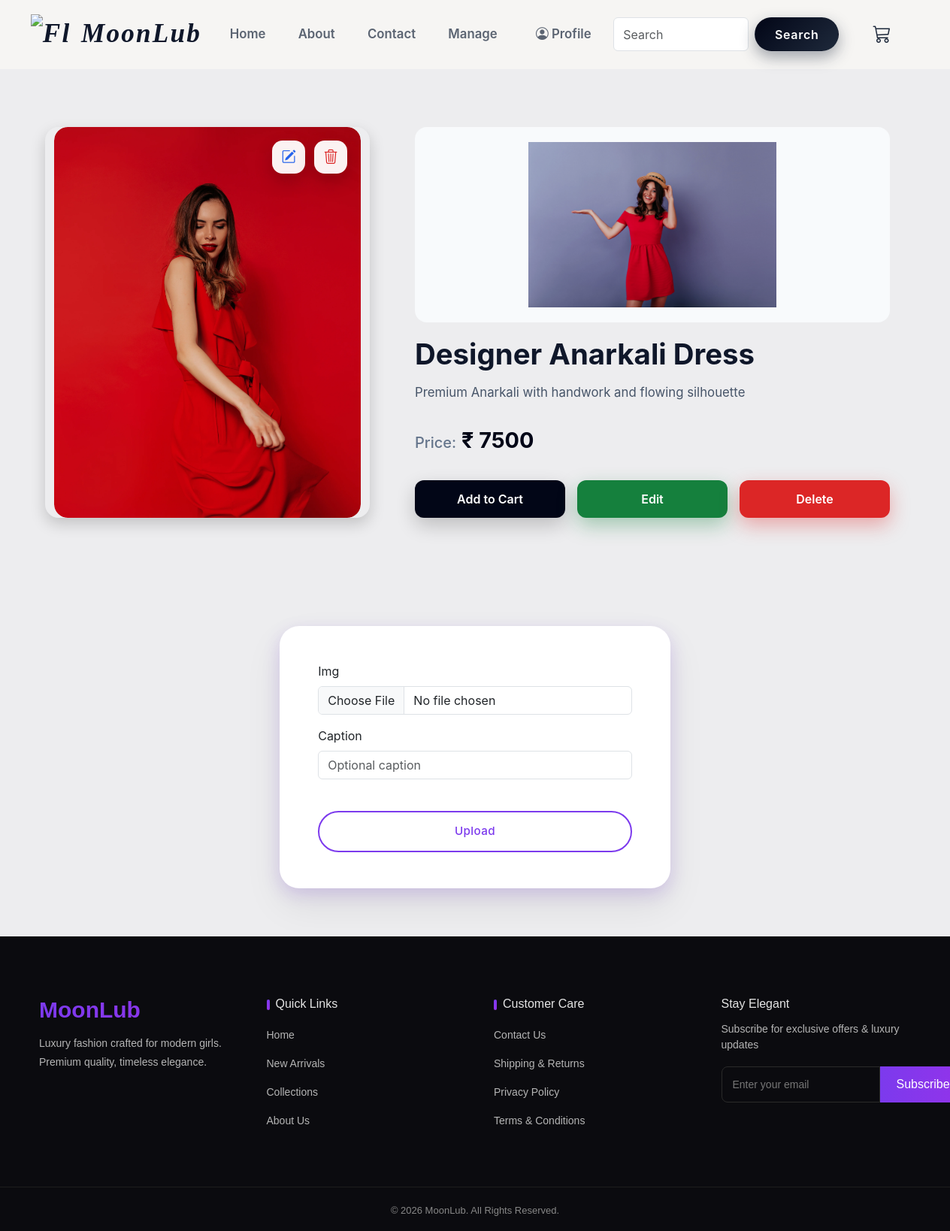
The page /products/2/ on the database as committed earlier.
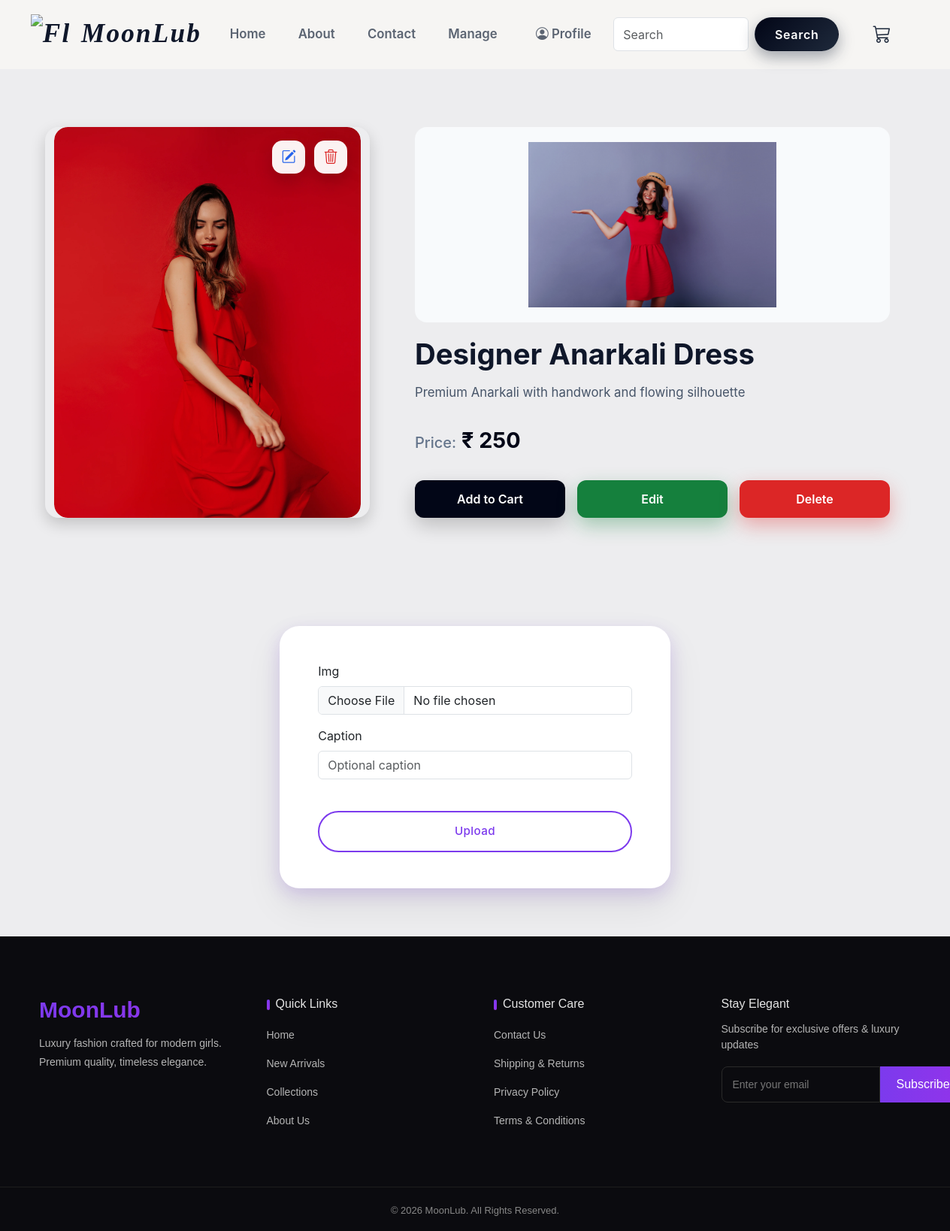
The same page on the database as committed later.
### products/models.py (models this page shows, shortened)
class Product(models.Model):
    title = models.CharField(max_length = 255)
    desc = models.TextField(max_length = 500)
    price = models.PositiveIntegerField()
    stock = models.PositiveIntegerField()
    thumbnail = models.ImageField(upload_to = 'products/thumbnails/')
    created_at = models.DateTimeField(auto_now_add = True)
    updated_at = models.DateTimeField(auto_now = True)

### products/views.py (the view, shortened to what this page needs)
# urls.py: path('<int:pk>/', ProductDetail.as_view(), name= 'product_details'),
class ProductDetail(FormMixin, DetailView):
    model = Product
    template_name = 'products/product_details.html'
    context_object_name = 'product'
    form_class = ProductImageForm
    def get_queryset(self):
        return Product.objects.prefetch_related('images')

### products/forms.py
class ProductImageForm(forms.ModelForm):
    class Meta:
        model = ProductImage
        fields = ['img', 'caption']
        widgets = {
            'img': forms.ClearableFileInput(attrs={
                'class': 'form-control'
            }),
            'caption': forms.TextInput(attrs={
                'class': 'form-control',
                'placeholder': 'Optional caption'
            }),
        }

### templates/products/product_details.html (shortened to what this page needs)
{% extends 'base/base.html' %}
{% block content %}
<section class="d-flex row productdetail" data-product-id="{{product.id}}">
    <div id="carouselExample" class="carousel slide col" data-bs-ride="carousel">
        {% include 'products/includes/productImageCarousel.html' %}
    </div>
    <div class="col details">
        <img src="{{product.thumbnail.url}}" alt="">
        <h2>{{product.title}}</h2>
        <p class="desc">{{product.desc}}</p>
        <p class="rs"><span>Price:</span> &#8377; {{product.price}}</p>
        <div class="btns">
            <a href="" class="btn add">Add to Cart</a>
            <a href="{% url 'edit_product' product.pk %}" class="btn edit">Edit</a>
            <a href="{% url 'delete_product' product.pk %}" class="btn delete">Delete</a>
        </div>
    </div>
</section>
<section class="m-3 uploadproductimage">
    <form method="post" enctype="multipart/form-data">
        {% for field in form %}
        {% include 'base/includes/basic_form_field.html' %}
        {% endfor %}
        <button type="submit" class="btn btn-outline-info">Upload</button>
    </form>
</section>
{% endblock %}

Rows that differ between the two databases and show on the page:
changed Product "Designer Anarkali Dress": price "7500" → "250"
